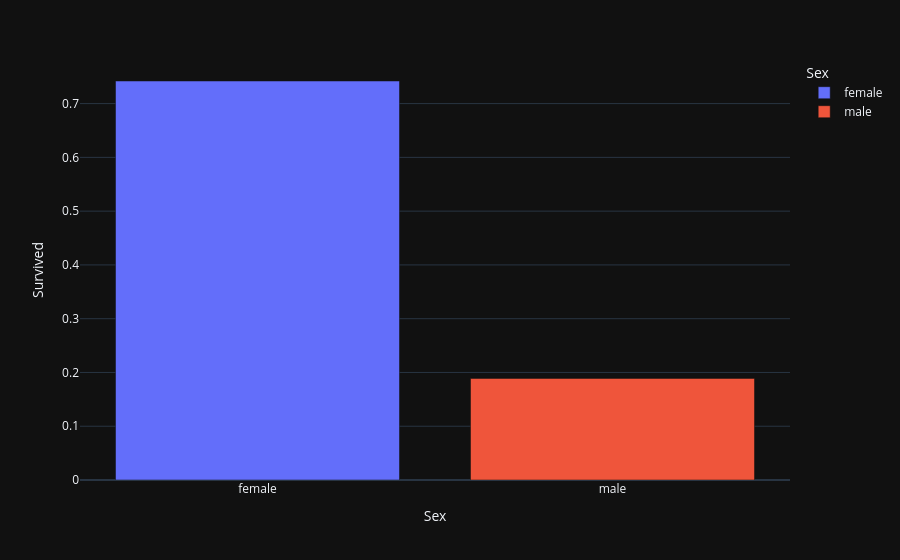

Notebook source saved alongside this figure:
### Code cell
sex_surv=data.groupby("Sex")["Survived"].mean().reset_index()
fig=px.bar(sex_surv,x="Sex",y="Survived",color="Sex")
fig.show()

### Figure 1 — Plotly figure (JSON) as saved in the notebook; plotly's stock layout.template omitted (floating-point values rounded to 4 significant figures)
{"data": [{"hovertemplate": "Sex=%{x}<br>Survived=%{y}<extra></extra>", "legendgroup": "female", "marker": {"color": "#636efa", "pattern": {"shape": ""}}, "name": "female", "orientation": "v", "showlegend": true, "textposition": "auto", "x": ["female"], "xaxis": "x", "y": [0.742], "yaxis": "y", "type": "bar"}, {"hovertemplate": "Sex=%{x}<br>Survived=%{y}<extra></extra>", "legendgroup": "male", "marker": {"color": "#EF553B", "pattern": {"shape": ""}}, "name": "male", "orientation": "v", "showlegend": true, "textposition": "auto", "x": ["male"], "xaxis": "x", "y": [0.1889], "yaxis": "y", "type": "bar"}], "layout": {"xaxis": {"anchor": "y", "domain": [0.0, 1.0], "title": {"text": "Sex"}, "categoryorder": "array", "categoryarray": ["female", "male"]}, "yaxis": {"anchor": "x", "domain": [0.0, 1.0], "title": {"text": "Survived"}}, "legend": {"title": {"text": "Sex"}, "tracegroupgap": 0}, "margin": {"t": 60}, "barmode": "relative"}}
